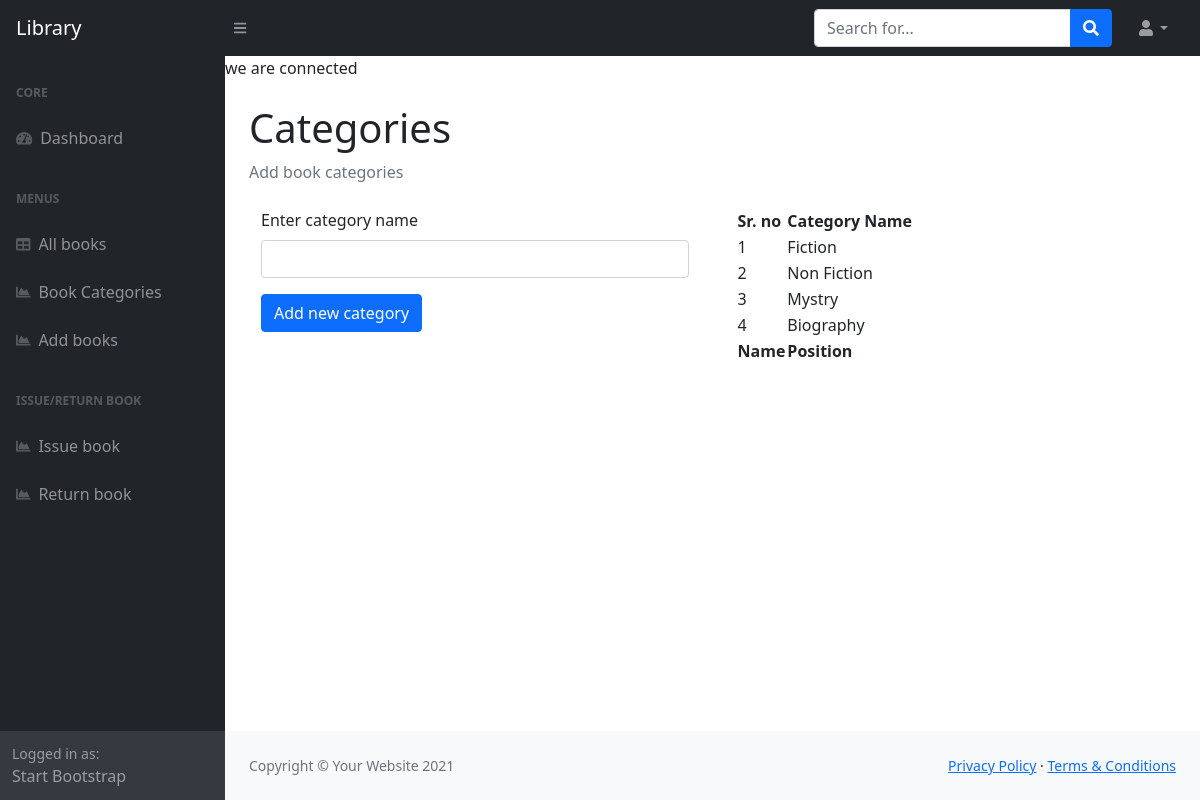
Screenshot of /book_categories.php with the database file from the repository.
### tables this page shows
CREATE TABLE `categories` (
  `category_id` int(99) NOT NULL,
  `category_name` varchar(255) NOT NULL
);

### book_categories.php (the view, shortened to what this page needs)
<?php include 'includes/header.php' ?>
<?php include 'includes/db.php' ?>
<div class="container-fluid px-4">
<h1 class="mt-4">Categories</h1>
<ol class="breadcrumb mb-4">
<li class="breadcrumb-item active">Add book categories</li>
</ol>
<div class="row">
  <div class="col-xl-6 px-4">
    <form method="post">
      <div class="mb-3 ">
        <label for="exampleInputEmail1" class="form-label">Enter category name</label>
        <input type="text" name="category_name" class="form-control" id="exampleInputEmail1" aria-describedby="emailHelp">
      </div>
      <button type="submit" class="btn btn-primary" name="add_category">Add new category</button>
    </form>
  </div>
  <div class="col-xl-6 px-4">
    <table id="datatablesSimple">
        <thead>
            <tr>
                <th>Sr. no</th>
                <th>Category Name</th>
            </tr>
        </thead>
        <tfoot>
            <tr>
                <th>Name</th>
                <th>Position</th>
            </tr>
        </tfoot>
        <tbody>
          <?php
          $query="SELECT * FROM categories";
          $result= mysqli_query($connection,$query);
          $i=1;
          while($row=mysqli_fetch_assoc($result)){
            $category_name=$row['category_name'];
            ?>
            <tr>
                <td><?php echo $i; ?></td>
                <td><?php echo $category_name; ?></td>
            </tr>
          <?php
          $i++;
        }
           ?>
    </tbody>
</table>
  </div>
</div>
</div>
<?php include 'includes/footer.php' ?>

### rows the page displays
categories: category_name "Fiction"
categories: category_name "Non Fiction"
categories: category_name "Mystry"
categories: category_name "Biography"
